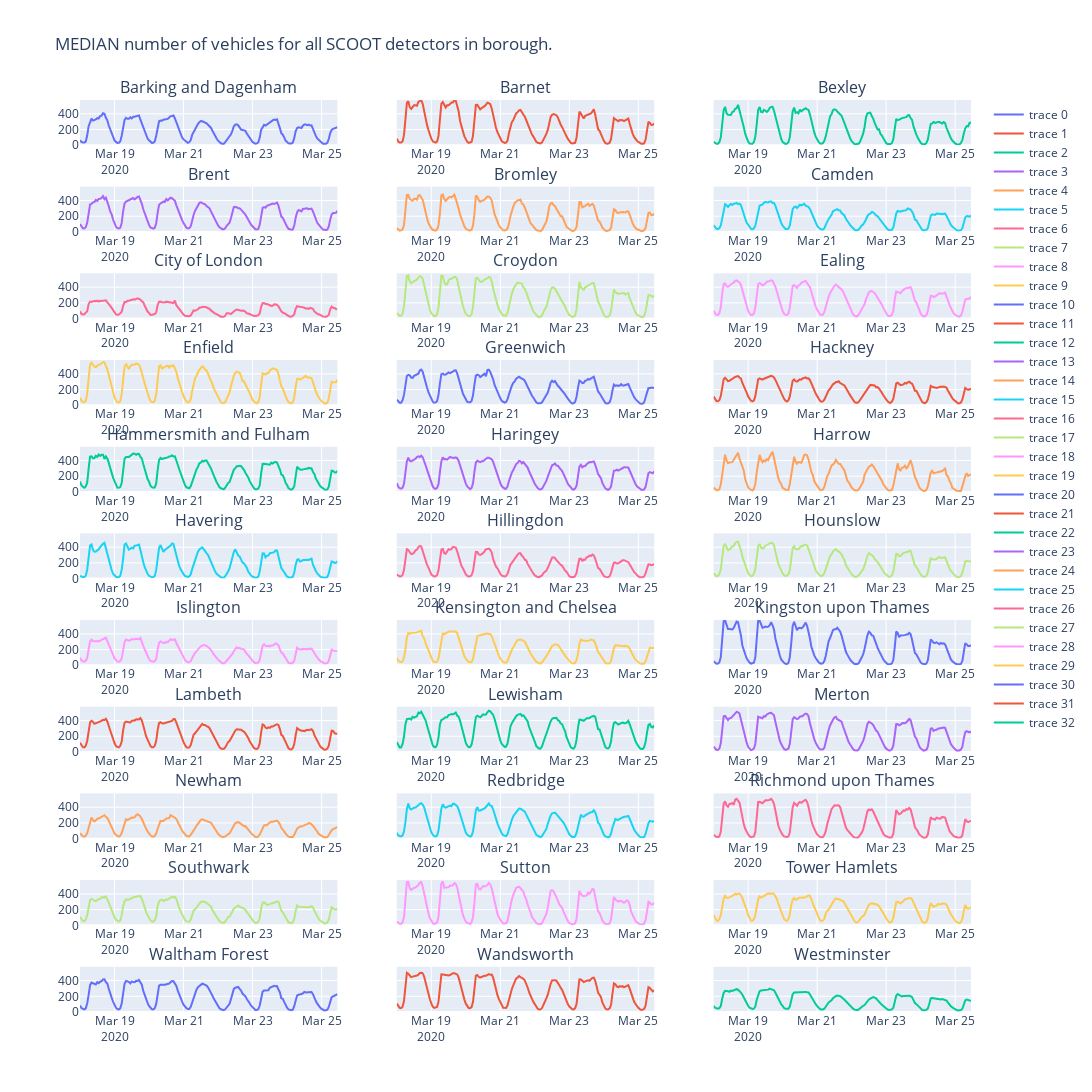

Notebook source saved alongside this figure:
### Markdown cell above
## Show grid of borough aggregates

Now that we have aggregated stats for each borough, lets show the timeseries for each borough in a big grid. You can adjust the number of columns and rows to suit yourself. You may also wish to change the `width` and `height` of the fig.

Changing the `col` will display a different aggregated stat.

### Code cell
# get a list of all unique borough names
borough_names = list(df.name.unique())
borough_names.sort()

# choose what to show on figure
col = "med_n_vehicles_in_interval"
num_cols = 3
num_rows = math.ceil(len(borough_names) / num_cols)


fig = make_subplots(
    rows=num_rows, cols=num_cols, subplot_titles=borough_names, shared_xaxes=False, shared_yaxes=True
)

for i in range(num_rows):
    for j in range(num_cols):
        b_index = i * num_cols + j  # index of borough in name list
        if b_index == len(borough_names):
            break
        b_name = borough_names[b_index] # name of borough
        b_df = df.loc[df.name == b_name] # aggregated timeseries for borough
        fig.add_trace(go.Scatter(
            x=b_df["measurement_start_utc"], y=b_df[col]
        ), row=i+1, col=j+1)

nice_title = dict(
    sum_n_vehicles_in_interval="TOTAL number of vehicles for all SCOOT detectors in borough.",
    avg_n_vehicles_in_interval="AVERAGE number of vehicles for all SCOOT detectors in borough.",
    med_n_vehicles_in_interval="MEDIAN number of vehicles for all SCOOT detectors in borough."
)
y_max = df[col].max()
width=1200
height=3000
fig.update_yaxes(range=[0, y_max])   # fix the y axis range (may need to change manually)
fig.update_layout(
    width=width,
    height=height,
    title=nice_title[col],
)
fig.show()

### Figure 1 — Plotly figure (JSON) as saved in the notebook; plotly's stock layout.template omitted (floating-point values rounded to 4 significant figures; data arrays with more than 128 entries replaced by an {"elided": "..."} marker saying what was removed)
{"data": [{"type": "scatter", "x": {"elided": "180 str values"}, "xaxis": "x", "y": {"elided": "180 float values"}, "yaxis": "y"}, {"type": "scatter", "x": {"elided": "180 str values"}, "xaxis": "x2", "y": {"elided": "180 float values"}, "yaxis": "y2"}, {"type": "scatter", "x": {"elided": "180 str values"}, "xaxis": "x3", "y": {"elided": "180 float values"}, "yaxis": "y3"}, {"type": "scatter", "x": {"elided": "180 str values"}, "xaxis": "x4", "y": {"elided": "180 float values"}, "yaxis": "y4"}, {"type": "scatter", "x": {"elided": "180 str values"}, "xaxis": "x5", "y": {"elided": "180 float values"}, "yaxis": "y5"}, {"type": "scatter", "x": {"elided": "180 str values"}, "xaxis": "x6", "y": {"elided": "180 float values"}, "yaxis": "y6"}, {"type": "scatter", "x": {"elided": "180 str values"}, "xaxis": "x7", "y": {"elided": "180 float values"}, "yaxis": "y7"}, {"type": "scatter", "x": {"elided": "180 str values"}, "xaxis": "x8", "y": {"elided": "180 float values"}, "yaxis": "y8"}, {"type": "scatter", "x": {"elided": "180 str values"}, "xaxis": "x9", "y": {"elided": "180 float values"}, "yaxis": "y9"}, {"type": "scatter", "x": {"elided": "180 str values"}, "xaxis": "x10", "y": {"elided": "180 float values"}, "yaxis": "y10"}, {"type": "scatter", "x": {"elided": "180 str values"}, "xaxis": "x11", "y": {"elided": "180 float values"}, "yaxis": "y11"}, {"type": "scatter", "x": {"elided": "180 str values"}, "xaxis": "x12", "y": {"elided": "180 float values"}, "yaxis": "y12"}, {"type": "scatter", "x": {"elided": "180 str values"}, "xaxis": "x13", "y": {"elided": "180 float values"}, "yaxis": "y13"}, {"type": "scatter", "x": {"elided": "180 str values"}, "xaxis": "x14", "y": {"elided": "180 float values"}, "yaxis": "y14"}, {"type": "scatter", "x": {"elided": "180 str values"}, "xaxis": "x15", "y": {"elided": "180 float values"}, "yaxis": "y15"}, {"type": "scatter", "x": {"elided": "180 str values"}, "xaxis": "x16", "y": {"elided": "180 float values"}, "yaxis": "y16"}, {"type": "scatter", "x": {"elided": "180 str values"}, "xaxis": "x17", "y": {"elided": "180 float values"}, "yaxis": "y17"}, {"type": "scatter", "x": {"elided": "180 str values"}, "xaxis": "x18", "y": {"elided": "180 float values"}, "yaxis": "y18"}, {"type": "scatter", "x": {"elided": "180 str values"}, "xaxis": "x19", "y": {"elided": "180 float values"}, "yaxis": "y19"}, {"type": "scatter", "x": {"elided": "180 str values"}, "xaxis": "x20", "y": {"elided": "180 float values"}, "yaxis": "y20"}, {"type": "scatter", "x": {"elided": "180 str values"}, "xaxis": "x21", "y": {"elided": "180 float values"}, "yaxis": "y21"}, {"type": "scatter", "x": {"elided": "180 str values"}, "xaxis": "x22", "y": {"elided": "180 float values"}, "yaxis": "y22"}, {"type": "scatter", "x": {"elided": "180 str values"}, "xaxis": "x23", "y": {"elided": "180 float values"}, "yaxis": "y23"}, {"type": "scatter", "x": {"elided": "180 str values"}, "xaxis": "x24", "y": {"elided": "180 float values"}, "yaxis": "y24"}, {"type": "scatter", "x": {"elided": "180 str values"}, "xaxis": "x25", "y": {"elided": "180 float values"}, "yaxis": "y25"}, {"type": "scatter", "x": {"elided": "180 str values"}, "xaxis": "x26", "y": {"elided": "180 float values"}, "yaxis": "y26"}, {"type": "scatter", "x": {"elided": "180 str values"}, "xaxis": "x27", "y": {"elided": "180 float values"}, "yaxis": "y27"}, {"type": "scatter", "x": {"elided": "180 str values"}, "xaxis": "x28", "y": {"elided": "180 float values"}, "yaxis": "y28"}, {"type": "scatter", "x": {"elided": "180 str values"}, "xaxis": "x29", "y": {"elided": "180 float values"}, "yaxis": "y29"}, {"type": "scatter", "x": {"elided": "180 str values"}, "xaxis": "x30", "y": {"elided": "180 float values"}, "yaxis": "y30"}, {"type": "scatter", "x": {"elided": "180 str values"}, "xaxis": "x31", "y": {"elided": "180 float values"}, "yaxis": "y31"}, {"type": "scatter", "x": {"elided": "180 str values"}, "xaxis": "x32", "y": {"elided": "180 float values"}, "yaxis": "y32"}, {"type": "scatter", "x": {"elided": "180 str values"}, "xaxis": "x33", "y": {"elided": "180 float values"}, "yaxis": "y33"}], "layout": {"annotations": [{"font": {"size": 16}, "showarrow": false, "text": "Barking and Dagenham", "x": 0.1444, "xanchor": "center", "xref": "paper", "y": 1.0, "yanchor": "bottom", "yref": "paper"}, {"font": {"size": 16}, "showarrow": false, "text": "Barnet", "x": 0.5, "xanchor": "center", "xref": "paper", "y": 1.0, "yanchor": "bottom", "yref": "paper"}, {"font": {"size": 16}, "showarrow": false, "text": "Bexley", "x": 0.8556, "xanchor": "center", "xref": "paper", "y": 1.0, "yanchor": "bottom", "yref": "paper"}, {"font": {"size": 16}, "showarrow": false, "text": "Brent", "x": 0.1444, "xanchor": "center", "xref": "paper", "y": 0.905, "yanchor": "bottom", "yref": "paper"}, {"font": {"size": 16}, "showarrow": false, "text": "Bromley", "x": 0.5, "xanchor": "center", "xref": "paper", "y": 0.905, "yanchor": "bottom", "yref": "paper"}, {"font": {"size": 16}, "showarrow": false, "text": "Camden", "x": 0.8556, "xanchor": "center", "xref": "paper", "y": 0.905, "yanchor": "bottom", "yref": "paper"}, {"font": {"size": 16}, "showarrow": false, "text": "City of London", "x": 0.1444, "xanchor": "center", "xref": "paper", "y": 0.8099, "yanchor": "bottom", "yref": "paper"}, {"font": {"size": 16}, "showarrow": false, "text": "Croydon", "x": 0.5, "xanchor": "center", "xref": "paper", "y": 0.8099, "yanchor": "bottom", "yref": "paper"}, {"font": {"size": 16}, "showarrow": false, "text": "Ealing", "x": 0.8556, "xanchor": "center", "xref": "paper", "y": 0.8099, "yanchor": "bottom", "yref": "paper"}, {"font": {"size": 16}, "showarrow": false, "text": "Enfield", "x": 0.1444, "xanchor": "center", "xref": "paper", "y": 0.7149, "yanchor": "bottom", "yref": "paper"}, {"font": {"size": 16}, "showarrow": false, "text": "Greenwich", "x": 0.5, "xanchor": "center", "xref": "paper", "y": 0.7149, "yanchor": "bottom", "yref": "paper"}, {"font": {"size": 16}, "showarrow": false, "text": "Hackney", "x": 0.8556, "xanchor": "center", "xref": "paper", "y": 0.7149, "yanchor": "bottom", "yref": "paper"}, {"font": {"size": 16}, "showarrow": false, "text": "Hammersmith and Fulham", "x": 0.1444, "xanchor": "center", "xref": "paper", "y": 0.6198, "yanchor": "bottom", "yref": "paper"}, {"font": {"size": 16}, "showarrow": false, "text": "Haringey", "x": 0.5, "xanchor": "center", "xref": "paper", "y": 0.6198, "yanchor": "bottom", "yref": "paper"}, {"font": {"size": 16}, "showarrow": false, "text": "Harrow", "x": 0.8556, "xanchor": "center", "xref": "paper", "y": 0.6198, "yanchor": "bottom", "yref": "paper"}, {"font": {"size": 16}, "showarrow": false, "text": "Havering", "x": 0.1444, "xanchor": "center", "xref": "paper", "y": 0.5248, "yanchor": "bottom", "yref": "paper"}, {"font": {"size": 16}, "showarrow": false, "text": "Hillingdon", "x": 0.5, "xanchor": "center", "xref": "paper", "y": 0.5248, "yanchor": "bottom", "yref": "paper"}, {"font": {"size": 16}, "showarrow": false, "text": "Hounslow", "x": 0.8556, "xanchor": "center", "xref": "paper", "y": 0.5248, "yanchor": "bottom", "yref": "paper"}, {"font": {"size": 16}, "showarrow": false, "text": "Islington", "x": 0.1444, "xanchor": "center", "xref": "paper", "y": 0.4298, "yanchor": "bottom", "yref": "paper"}, {"font": {"size": 16}, "showarrow": false, "text": "Kensington and Chelsea", "x": 0.5, "xanchor": "center", "xref": "paper", "y": 0.4298, "yanchor": "bottom", "yref": "paper"}, {"font": {"size": 16}, "showarrow": false, "text": "Kingston upon Thames", "x": 0.8556, "xanchor": "center", "xref": "paper", "y": 0.4298, "yanchor": "bottom", "yref": "paper"}, {"font": {"size": 16}, "showarrow": false, "text": "Lambeth", "x": 0.1444, "xanchor": "center", "xref": "paper", "y": 0.3347, "yanchor": "bottom", "yref": "paper"}, {"font": {"size": 16}, "showarrow": false, "text": "Lewisham", "x": 0.5, "xanchor": "center", "xref": "paper", "y": 0.3347, "yanchor": "bottom", "yref": "paper"}, {"font": {"size": 16}, "showarrow": false, "text": "Merton", "x": 0.8556, "xanchor": "center", "xref": "paper", "y": 0.3347, "yanchor": "bottom", "yref": "paper"}, {"font": {"size": 16}, "showarrow": false, "text": "Newham", "x": 0.1444, "xanchor": "center", "xref": "paper", "y": 0.2397, "yanchor": "bottom", "yref": "paper"}, {"font": {"size": 16}, "showarrow": false, "text": "Redbridge", "x": 0.5, "xanchor": "center", "xref": "paper", "y": 0.2397, "yanchor": "bottom", "yref": "paper"}, {"font": {"size": 16}, "showarrow": false, "text": "Richmond upon Thames", "x": 0.8556, "xanchor": "center", "xref": "paper", "y": 0.2397, "yanchor": "bottom", "yref": "paper"}, {"font": {"size": 16}, "showarrow": false, "text": "Southwark", "x": 0.1444, "xanchor": "center", "xref": "paper", "y": 0.1446, "yanchor": "bottom", "yref": "paper"}, {"font": {"size": 16}, "showarrow": false, "text": "Sutton", "x": 0.5, "xanchor": "center", "xref": "paper", "y": 0.1446, "yanchor": "bottom", "yref": "paper"}, {"font": {"size": 16}, "showarrow": false, "text": "Tower Hamlets", "x": 0.8556, "xanchor": "center", "xref": "paper", "y": 0.1446, "yanchor": "bottom", "yref": "paper"}, {"font": {"size": 16}, "showarrow": false, "text": "Waltham Forest", "x": 0.1444, "xanchor": "center", "xref": "paper", "y": 0.04959, "yanchor": "bottom", "yref": "paper"}, {"font": {"size": 16}, "showarrow": false, "text": "Wandsworth", "x": 0.5, "xanchor": "center", "xref": "paper", "y": 0.04959, "yanchor": "bottom", "yref": "paper"}, {"font": {"size": 16}, "showarrow": false, "text": "Westminster", "x": 0.8556, "xanchor": "center", "xref": "paper", "y": 0.04959, "yanchor": "bottom", "yref": "paper"}], "height": 3000, "title": {"text": "MEDIAN number of vehicles for all SCOOT detectors in borough."}, "width": 1200, "xaxis": {"anchor": "y", "autorange": true, "domain": [0, 0.2889], "range": ["2020-03-18", "2020-03-25 11:00"], "type": "date"}, "xaxis10": {"anchor": "y10", "autorange": true, "domain": [0, 0.2889], "range": ["2020-03-18", "2020-03-25 11:00"], "type": "date"}, "xaxis11": {"anchor": "y11", "autorange": true, "domain": [0.3556, 0.6444], "range": ["2020-03-18", "2020-03-25 11:00"], "type": "date"}, "xaxis12": {"anchor": "y12", "autorange": true, "domain": [0.7111, 1], "range": ["2020-03-18", "2020-03-25 11:00"], "type": "date"}, "xaxis13": {"anchor": "y13", "autorange": true, "domain": [0, 0.2889], "range": ["2020-03-18", "2020-03-25 11:00"], "type": "date"}, "xaxis14": {"anchor": "y14", "autorange": true, "domain": [0.3556, 0.6444], "range": ["2020-03-18", "2020-03-25 11:00"], "type": "date"}, "xaxis15": {"anchor": "y15", "autorange": true, "domain": [0.7111, 1], "range": ["2020-03-18", "2020-03-25 11:00"], "type": "date"}, "xaxis16": {"anchor": "y16", "autorange": true, "domain": [0, 0.2889], "range": ["2020-03-18", "2020-03-25 11:00"], "type": "date"}, "xaxis17": {"anchor": "y17", "autorange": true, "domain": [0.3556, 0.6444], "range": ["2020-03-18", "2020-03-25 11:00"], "type": "date"}, "xaxis18": {"anchor": "y18", "autorange": true, "domain": [0.7111, 1], "range": ["2020-03-18", "2020-03-25 11:00"], "type": "date"}, "xaxis19": {"anchor": "y19", "autorange": true, "domain": [0, 0.2889], "range": ["2020-03-18", "2020-03-25 11:00"], "type": "date"}, "xaxis2": {"anchor": "y2", "autorange": true, "domain": [0.3556, 0.6444], "range": ["2020-03-18", "2020-03-25 11:00"], "type": "date"}, "xaxis20": {"anchor": "y20", "autorange": true, "domain": [0.3556, 0.6444], "range": ["2020-03-18", "2020-03-25 11:00"], "type": "date"}, "xaxis21": {"anchor": "y21", "autorange": true, "domain": [0.7111, 1], "range": ["2020-03-18", "2020-03-25 11:00"], "type": "date"}, "xaxis22": {"anchor": "y22", "autorange": true, "domain": [0, 0.2889], "range": ["2020-03-18", "2020-03-25 11:00"], "type": "date"}, "xaxis23": {"anchor": "y23", "autorange": true, "domain": [0.3556, 0.6444], "range": ["2020-03-18", "2020-03-25 11:00"], "type": "date"}, "xaxis24": {"anchor": "y24", "autorange": true, "domain": [0.7111, 1], "range": ["2020-03-18", "2020-03-25 11:00"], "type": "date"}, "xaxis25": {"anchor": "y25", "autorange": true, "domain": [0, 0.2889], "range": ["2020-03-18", "2020-03-25 11:00"], "type": "date"}, "xaxis26": {"anchor": "y26", "autorange": true, "domain": [0.3556, 0.6444], "range": ["2020-03-18", "2020-03-25 11:00"], "type": "date"}, "xaxis27": {"anchor": "y27", "autorange": true, "domain": [0.7111, 1], "range": ["2020-03-18", "2020-03-25 11:00"], "type": "date"}, "xaxis28": {"anchor": "y28", "autorange": true, "domain": [0, 0.2889], "range": ["2020-03-18", "2020-03-25 11:00"], "type": "date"}, "xaxis29": {"anchor": "y29", "autorange": true, "domain": [0.3556, 0.6444], "range": ["2020-03-18", "2020-03-25 11:00"], "type": "date"}, "xaxis3": {"anchor": "y3", "autorange": true, "domain": [0.7111, 1], "range": ["2020-03-18", "2020-03-25 11:00"], "type": "date"}, "xaxis30": {"anchor": "y30", "autorange": true, "domain": [0.7111, 1], "range": ["2020-03-18", "2020-03-25 11:00"], "type": "date"}, "xaxis31": {"anchor": "y31", "autorange": true, "domain": [0, 0.2889], "range": ["2020-03-18", "2020-03-25 11:00"], "type": "date"}, "xaxis32": {"anchor": "y32", "autorange": true, "domain": [0.3556, 0.6444], "range": ["2020-03-18", "2020-03-25 11:00"], "type": "date"}, "xaxis33": {"anchor": "y33", "autorange": true, "domain": [0.7111, 1], "range": ["2020-03-18", "2020-03-25 11:00"], "type": "date"}, "xaxis4": {"anchor": "y4", "autorange": true, "domain": [0, 0.2889], "range": ["2020-03-18", "2020-03-25 11:00"], "type": "date"}, "xaxis5": {"anchor": "y5", "autorange": true, "domain": [0.3556, 0.6444], "range": ["2020-03-18", "2020-03-25 11:00"], "type": "date"}, "xaxis6": {"anchor": "y6", "autorange": true, "domain": [0.7111, 1], "range": ["2020-03-18", "2020-03-25 11:00"], "type": "date"}, "xaxis7": {"anchor": "y7", "autorange": true, "domain": [0, 0.2889], "range": ["2020-03-18", "2020-03-25 11:00"], "type": "date"}, "xaxis8": {"anchor": "y8", "autorange": true, "domain": [0.3556, 0.6444], "range": ["2020-03-18", "2020-03-25 11:00"], "type": "date"}, "xaxis9": {"anchor": "y9", "autorange": true, "domain": [0.7111, 1], "range": ["2020-03-18", "2020-03-25 11:00"], "type": "date"}, "yaxis": {"anchor": "x", "domain": [0.9504, 1.0], "range": [0, 576], "type": "linear"}, "yaxis10": {"anchor": "x10", "domain": [0.6653, 0.7149], "range": [0, 576], "type": "linear"}, "yaxis11": {"anchor": "x11", "domain": [0.6653, 0.7149], "matches": "y10", "range": [0, 576], "showticklabels": false, "type": "linear"}, "yaxis12": {"anchor": "x12", "domain": [0.6653, 0.7149], "matches": "y10", "range": [0, 576], "showticklabels": false, "type": "linear"}, "yaxis13": {"anchor": "x13", "domain": [0.5702, 0.6198], "range": [0, 576], "type": "linear"}, "yaxis14": {"anchor": "x14", "domain": [0.5702, 0.6198], "matches": "y13", "range": [0, 576], "showticklabels": false, "type": "linear"}, "yaxis15": {"anchor": "x15", "domain": [0.5702, 0.6198], "matches": "y13", "range": [0, 576], "showticklabels": false, "type": "linear"}, "yaxis16": {"anchor": "x16", "domain": [0.4752, 0.5248], "range": [0, 576], "type": "linear"}, "yaxis17": {"anchor": "x17", "domain": [0.4752, 0.5248], "matches": "y16", "range": [0, 576], "showticklabels": false, "type": "linear"}, "yaxis18": {"anchor": "x18", "domain": [0.4752, 0.5248], "matches": "y16", "range": [0, 576], "showticklabels": false, "type": "linear"}, "yaxis19": {"anchor": "x19", "domain": [0.3802, 0.4298], "range": [0, 576], "type": "linear"}, "yaxis2": {"anchor": "x2", "domain": [0.9504, 1.0], "matches": "y", "range": [0, 576], "showticklabels": false, "type": "linear"}, "yaxis20": {"anchor": "x20", "domain": [0.3802, 0.4298], "matches": "y19", "range": [0, 576], "showticklabels": false, "type": "linear"}, "yaxis21": {"anchor": "x21", "domain": [0.3802, 0.4298], "matches": "y19", "range": [0, 576], "showticklabels": false, "type": "linear"}, "yaxis22": {"anchor": "x22", "domain": [0.2851, 0.3347], "range": [0, 576], "type": "linear"}, "yaxis23": {"anchor": "x23", "domain": [0.2851, 0.3347], "matches": "y22", "range": [0, 576], "showticklabels": false, "type": "linear"}, "yaxis24": {"anchor": "x24", "domain": [0.2851, 0.3347], "matches": "y22", "range": [0, 576], "showticklabels": false, "type": "linear"}, "yaxis25": {"anchor": "x25", "domain": [0.1901, 0.2397], "range": [0, 576], "type": "linear"}, "yaxis26": {"anchor": "x26", "domain": [0.1901, 0.2397], "matches": "y25", "range": [0, 576], "showticklabels": false, "type": "linear"}, "yaxis27": {"anchor": "x27", "domain": [0.1901, 0.2397], "matches": "y25", "range": [0, 576], "showticklabels": false, "type": "linear"}, "yaxis28": {"anchor": "x28", "domain": [0.09504, 0.1446], "range": [0, 576], "type": "linear"}, "yaxis29": {"anchor": "x29", "domain": [0.09504, 0.1446], "matches": "y28", "range": [0, 576], "showticklabels": false, "type": "linear"}, "yaxis3": {"anchor": "x3", "domain": [0.9504, 1.0], "matches": "y", "range": [0, 576], "showticklabels": false, "type": "linear"}, "yaxis30": {"anchor": "x30", "domain": [0.09504, 0.1446], "matches": "y28", "range": [0, 576], "showticklabels": false, "type": "linear"}, "yaxis31": {"anchor": "x31", "domain": [0, 0.04959], "range": [0, 576], "type": "linear"}, "yaxis32": {"anchor": "x32", "domain": [0, 0.04959], "matches": "y31", "range": [0, 576], "showticklabels": false, "type": "linear"}, "yaxis33": {"anchor": "x33", "domain": [0, 0.04959], "matches": "y31", "range": [0, 576], "showticklabels": false, "type": "linear"}, "yaxis4": {"anchor": "x4", "domain": [0.8554, 0.905], "range": [0, 576], "type": "linear"}, "yaxis5": {"anchor": "x5", "domain": [0.8554, 0.905], "matches": "y4", "range": [0, 576], "showticklabels": false, "type": "linear"}, "yaxis6": {"anchor": "x6", "domain": [0.8554, 0.905], "matches": "y4", "range": [0, 576], "showticklabels": false, "type": "linear"}, "yaxis7": {"anchor": "x7", "domain": [0.7603, 0.8099], "range": [0, 576], "type": "linear"}, "yaxis8": {"anchor": "x8", "domain": [0.7603, 0.8099], "matches": "y7", "range": [0, 576], "showticklabels": false, "type": "linear"}, "yaxis9": {"anchor": "x9", "domain": [0.7603, 0.8099], "matches": "y7", "range": [0, 576], "showticklabels": false, "type": "linear"}}}
